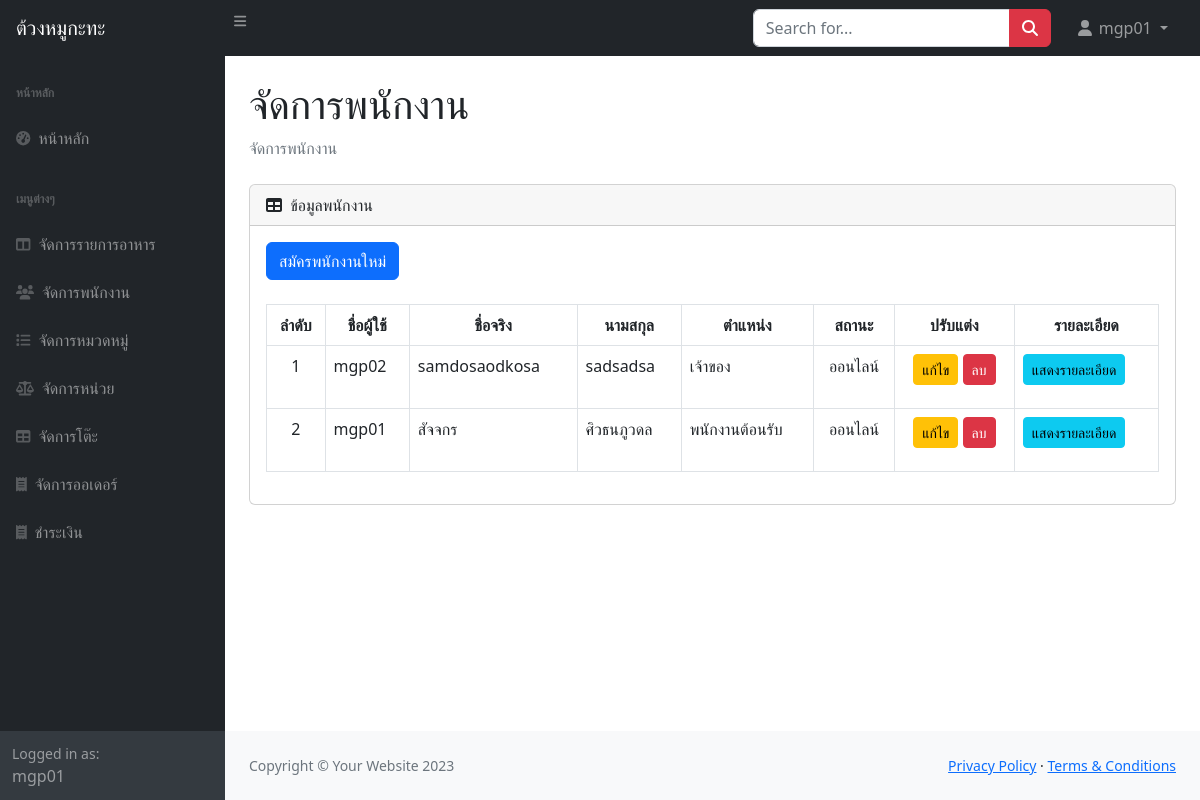
Page /manage_employees.php (signed in) on the earlier database version.
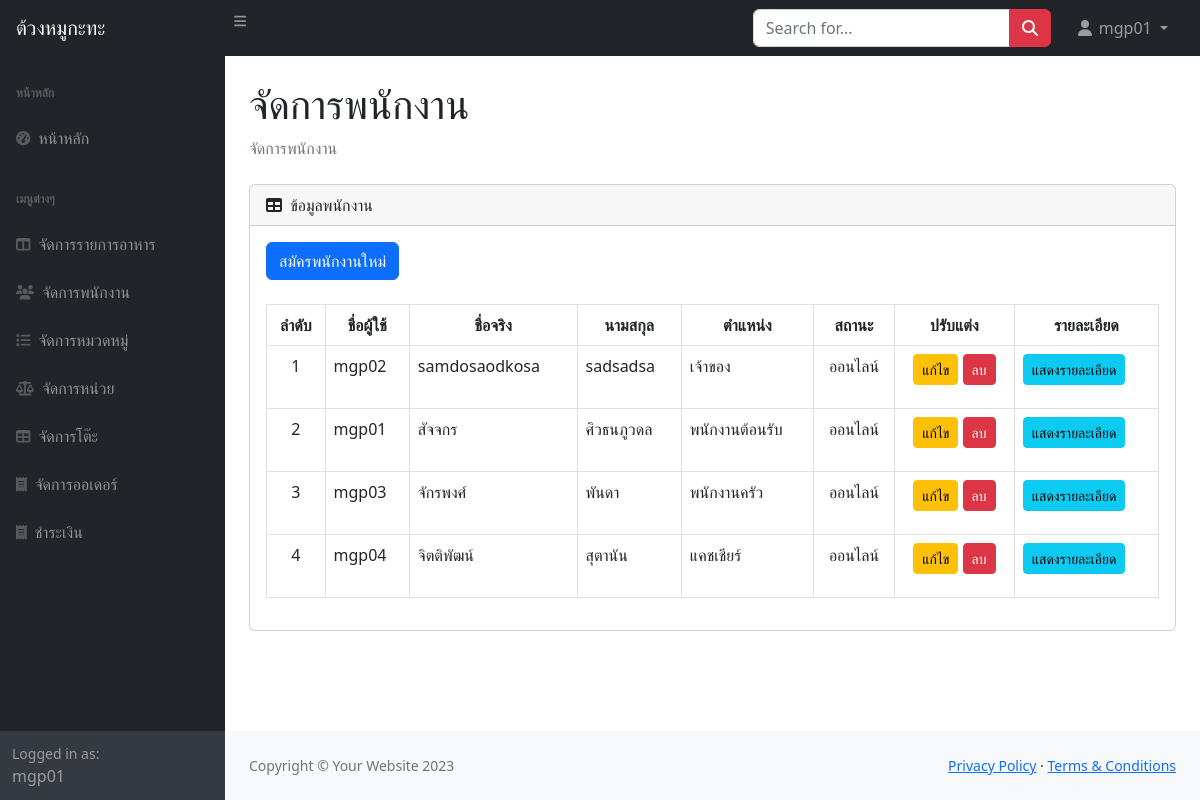
Same page on the later database version.
### tables this page shows
CREATE TABLE `employees` (
  `emp_id` int(11) NOT NULL,
  `username` varchar(100) NOT NULL,
  `password` varchar(100) NOT NULL,
  `firstname` varchar(100) NOT NULL,
  `lastname` varchar(100) NOT NULL,
  `mail` varchar(100) NOT NULL,
  `location` text NOT NULL,
  `role` int(1) NOT NULL COMMENT '1=Owner\r\n2=Cashier\r\n3=Receptionist\r\n4=Kitchen',
  `status` int(1) NOT NULL
);

### manage_employees.php (the view, shortened to what the changed rows need)
<?php
include 'includes/db_connect.php';
$sql = "SELECT emp_id, username, firstname, lastname, mail, location, role, status FROM employees";
$result = $conn->query($sql);
?>
<!DOCTYPE html>
<html lang="en">
<head>
    <link rel="stylesheet" href="https://cdn.jsdelivr.net/npm/bootstrap@5.2.3/dist/css/bootstrap.min.css">
    <link rel="stylesheet" href="css/styles.css">
</head>
<body class="sb-nav-fixed">
    <div id="layoutSidenav">
        <div id="layoutSidenav_content">
            <main>
                <div class="container-fluid px-4">
                    <h1 class="mt-4">จัดการพนักงาน</h1>
                    <div class="card mb-4">
                        <div class="card-body">
                            <table id="datatablesSimple" class="table table-bordered">
                                <thead>
                                    <tr>
                                        <th style="text-align: center;">ลำดับ</th>
                                        <th style="text-align: center;">ชื่อผู้ใช้</th>
                                        <th style="text-align: center;">ชื่อจริง</th>
                                        <th style="text-align: center;">นามสกุล</th>
                                        <th style="text-align: center;">ตำแหน่ง</th>
                                        <th style="text-align: center;">สถานะ</th>
                                        <th style="text-align: center;">ปรับแต่ง</th>
                                        <th style="text-align: center;">รายละเอียด</th>
                                    </tr>
                                </thead>
                                <tbody>
                                    <?php
                                    $i = 1;
                                    while ($row = $result->fetch_assoc()) { ?>
                                        <tr>
                                            <td style="text-align: center;"><?php echo $i++; ?></td>
                                            <td style="text-align: left;"><?php echo $row['username']; ?></td>
                                            <td style="text-align: left;"><?php echo $row['firstname']; ?></td>
                                            <td style="text-align: left;"><?php echo $row['lastname']; ?></td>
                                            <td style="text-align: left;">
                                                <?php
                                                switch ($row['role']) {
                                                    case 1:
                                                        echo 'เจ้าของ';
                                                        break;
                                                    case 2:
                                                        echo 'แคชเชียร์';
                                                        break;
                                                    case 3:
                                                        echo 'พนักงานต้อนรับ';
                                                        break;
                                                    case 4:
                                                        echo 'พนักงานครัว';
                                                        break;
                                                }
                                                ?>
                                            </td>
                                            <td style="text-align: center;"><?php
                                                                            if ($row['status'] == 1) echo 'ออนไลน์';
                                                                            elseif ($row['status'] == 2) echo 'ออฟไลน์';
                                                                            else echo 'ลาออก'; ?>
                                            </td>
                                            <td style="text-align: center;">
                                                <a href="edit_employee.php?id=<?php echo $row['emp_id']; ?>" class="btn btn-warning btn-sm">แก้ไข</a>
                                                <a href="delete_employee.php?id=<?php echo $row['emp_id']; ?>" class="btn btn-danger btn-sm">ลบ</a>
                                            </td>
                                            <td>
                                                <button type="button" class="btn btn-info btn-sm view-details" data-id="<?php echo $row['emp_id']; ?>">
                                                    แสดงรายละเอียด
                                                </button>
                                        </tr>
                                    <?php } ?>
                                </tbody>
                            </table>
                        </div>
                    </div>
                </div>
            </main>
        </div>
    </div>
</body>
</html>

Differences in the rows shown:
added employees: username "mgp03", firstname "จักรพงศ์", lastname "พันดา", role "พนักงานครัว", status "ออนไลน์"
added employees: username "mgp04", firstname "จิตติพัฒน์", lastname "สุตานัน", role "แคชเชียร์", status "ออนไลน์"
